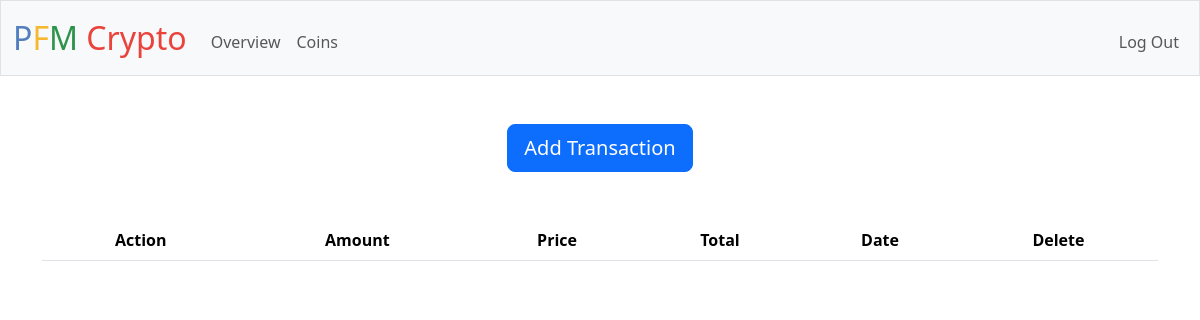
Before: /coins/Osmosis (signed in) with the older database file.
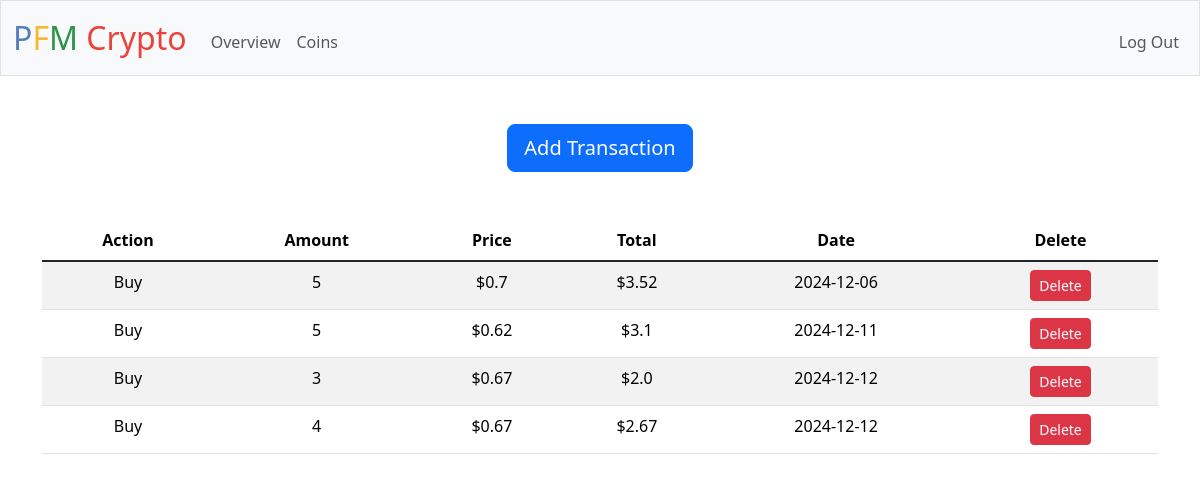
After: the same page with the newer database file.
### tables this page shows
CREATE TABLE transactions ( id INTEGER PRIMARY KEY AUTOINCREMENT, user_id INTEGER NOT NULL, coin_id INTEGER NOT NULL, buy BOOLEAN NOT NULL, price REAL NOT NULL, amount NUMERIC NOT NULL, date DATE NOT NULL, FOREIGN KEY (user_id) REFERENCES users (id) ON DELETE CASCADE, FOREIGN KEY (coin_id) REFERENCES coins (id) ON DELETE CASCADE );

### app.py (the view)
@app.route('/coins/<name>', methods=["GET"])
@login_required
def coin_page(name):
    coin_info = db.execute(
        "SELECT id, genesis, coin_id FROM coins WHERE name = ? AND user_id = ?", name, session["user_id"]
    )
    txs = db.execute(
        "SELECT * from transactions WHERE user_id = ? AND coin_id = ? ORDER BY date", session["user_id"], coin_info[0]["id"]
    )
    other_txs = db.execute(
        "SELECT * from transactions WHERE user_id = ? AND coin_id != ? ORDER BY date", session["user_id"], coin_info[0]["id"]
    )
    genesis = coin_info[0]["genesis"]
    coin_id = coin_info[0]["coin_id"]
    id = coin_info[0]["id"]
    other_coins = db.execute(
        "SELECT id, name FROM coins WHERE user_id = ? AND coin_id != ?", session["user_id"], coin_id
    )
    return render_template('transactions.html', txs = txs, genesis = genesis, coin_id = coin_id, id = id, other_coins = other_coins, other_txs = other_txs)

### app.py (called while the page is built)
@app.after_request
def after_request(response):
    response.headers["Cache-Control"] = "no-cache, no-store, must-revalidate"
    response.headers["Expires"] = 0
    response.headers["Pragma"] = "no-cache"
    return response

### helpers.py (called while the page is built)
def login_required(f):
    @wraps(f)
    def decorated_function(*args, **kwargs):
        if session.get("user_id") is None:
            return redirect("/login")
        return f(*args, **kwargs)
    return decorated_function

### templates/transactions.html (shortened to what this page needs)
{% extends "layout.html" %}
{% block main %}
<div class="container d-flex justify-content-center">
    <button type="button"
    class="btn btn-primary btn-lg"
    data-bs-toggle="modal"
    data-bs-target="#addBuy"
    >
        Add Transaction
    </button>
</div>
<table class="table table-striped table-hover mt-5">
    <thead>
      <tr>
        <th scope="col">Action</th>
        <th scope="col">Amount</th>
        <th scope="col">Price</th>
        <th scope="col">Total</th>
        <th scope="col">Date</th>
        <th scope="col">Delete</th>
      </tr>
    </thead>
    <tbody class="table-group-divider">
      {% for tx in txs %}
      <tr id="{{ tx.id }}">
        <td>{{ "Buy" if tx.buy else "Sell" }}</td>
        <td>{{ tx.amount | round(2) }}</td>
        <td>${{ tx.price | round(2) }}</td>
        <td>${{ (tx.price * tx.amount) | round(2) }}</td>
        <td>{{ tx.date }}</td>
        <td><button class="btn btn-danger btn-sm delete-btn" data-tx-id="{{ tx.id }}">Delete</button></td>
      </tr>
      {% endfor %}
    </tbody>
  </table>
{% endblock %}

### templates/layout.html (shortened to what this page needs)
<!DOCTYPE html>
<html lang="en">
    <head>
        <link href="https://cdn.jsdelivr.net/npm/bootstrap@5.3.3/dist/css/bootstrap.min.css" rel="stylesheet">
        <link href="/static/styles.css" rel="stylesheet">
    </head>
    <body>
        <nav class="bg-light border navbar navbar-expand-md navbar-light">
            <div class="container-fluid">
                <a class="navbar-brand" href="/"><span class="blue">P</span><span class="yellow">F</span><span class="green">M</span> <span class="red">Crypto</span></a>
                <div class="collapse navbar-collapse" id="navbar">
                    {% if session["user_id"] %}
                        <ul class="navbar-nav me-auto mt-2">
                            <li class="nav-item"><a class="nav-link" href="/">Overview</a></li>
                            <li class="nav-item"><a class="nav-link" href="/coins">Coins</a></li>
                        </ul>
                        <ul class="navbar-nav ms-auto mt-2">
                            <li class="nav-item"><a class="nav-link" href="/logout">Log Out</a></li>
                        </ul>
                    {% else %}
                        <ul class="navbar-nav ms-auto mt-2">
                            <li class="nav-item"><a class="nav-link" href="/register">Register</a></li>
                            <li class="nav-item"><a class="nav-link" href="/login">Log In</a></li>
                        </ul>
                    {% endif %}
                </div>
            </div>
        </nav>
        <main class="container py-5 text-center">
            {% block main %}{% endblock %}
        </main>
    </body>
</html>

### static/styles.css (style rules this page uses)
nav .navbar-brand { font-size: xx-large; }
nav .navbar-brand .blue { color: #537fbe; }
nav .navbar-brand .red { color: #ea433b; }
nav .navbar-brand .yellow { color: #f5b82e; }
nav .navbar-brand .green { color: #2e944b; }

Changed rows visible on the page:
added transactions: buy "Buy", amount "5", price "0.7", (tx.price*tx.amount)|round(2) "3.52", date "2024-12-06"
added transactions: buy "Buy", amount "5", price "0.62", (tx.price*tx.amount)|round(2) "3.1", date "2024-12-11"
added transactions: buy "Buy", amount "3", price "0.67", (tx.price*tx.amount)|round(2) "2.0", date "2024-12-12"
added transactions: buy "Buy", amount "4", price "0.67", (tx.price*tx.amount)|round(2) "2.67", date "2024-12-12"
